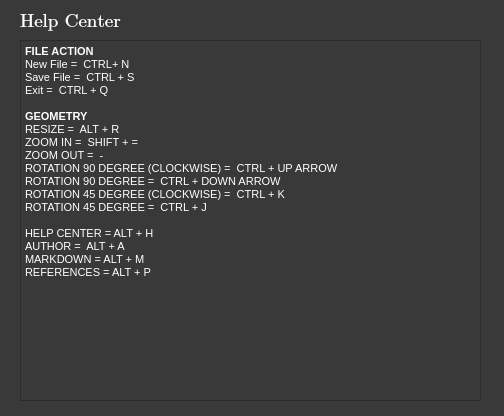
<?xml version="1.0" encoding="UTF-8"?>
<ui version="4.0">
 <class>HelpCenter</class>
 <widget class="QWidget" name="HelpCenter">
  <property name="geometry">
   <rect>
    <x>0</x>
    <y>0</y>
    <width>504</width>
    <height>416</height>
   </rect>
  </property>
  <property name="windowTitle">
   <string>Help Center</string>
  </property>
  <property name="windowIcon">
   <iconset>
    <normaloff>../component/window/question.png</normaloff>../component/window/question.png</iconset>
  </property>
  <property name="styleSheet">
   <string notr="true">color: rgb(255, 255, 255);
background-color: rgb(57, 57, 57);</string>
  </property>
  <widget class="QTextEdit" name="textEdit">
   <property name="geometry">
    <rect>
     <x>20</x>
     <y>40</y>
     <width>461</width>
     <height>361</height>
    </rect>
   </property>
   <property name="html">
    <string>&lt;!DOCTYPE HTML PUBLIC &quot;-//W3C//DTD HTML 4.0//EN&quot; &quot;http://www.w3.org/TR/REC-html40/strict.dtd&quot;&gt;
&lt;html&gt;&lt;head&gt;&lt;meta name=&quot;qrichtext&quot; content=&quot;1&quot; /&gt;&lt;style type=&quot;text/css&quot;&gt;
p, li { white-space: pre-wrap; }
&lt;/style&gt;&lt;/head&gt;&lt;body style=&quot; font-family:'MS Shell Dlg 2'; font-size:8.25pt; font-weight:400; font-style:normal;&quot;&gt;
&lt;p style=&quot; margin-top:0px; margin-bottom:0px; margin-left:0px; margin-right:0px; -qt-block-indent:0; text-indent:0px;&quot;&gt;&lt;span style=&quot; font-weight:600;&quot;&gt;FILE ACTION&lt;/span&gt;&lt;/p&gt;
&lt;p style=&quot; margin-top:0px; margin-bottom:0px; margin-left:0px; margin-right:0px; -qt-block-indent:0; text-indent:0px;&quot;&gt;New File =  CTRL+ N&lt;/p&gt;
&lt;p style=&quot; margin-top:0px; margin-bottom:0px; margin-left:0px; margin-right:0px; -qt-block-indent:0; text-indent:0px;&quot;&gt;Save File =  CTRL + S&lt;/p&gt;
&lt;p style=&quot; margin-top:0px; margin-bottom:0px; margin-left:0px; margin-right:0px; -qt-block-indent:0; text-indent:0px;&quot;&gt;Exit =  CTRL + Q&lt;/p&gt;
&lt;p style=&quot;-qt-paragraph-type:empty; margin-top:0px; margin-bottom:0px; margin-left:0px; margin-right:0px; -qt-block-indent:0; text-indent:0px;&quot;&gt;&lt;br /&gt;&lt;/p&gt;
&lt;p style=&quot; margin-top:0px; margin-bottom:0px; margin-left:0px; margin-right:0px; -qt-block-indent:0; text-indent:0px;&quot;&gt;&lt;span style=&quot; font-weight:600;&quot;&gt;GEOMETRY&lt;/span&gt;&lt;/p&gt;
&lt;p style=&quot; margin-top:0px; margin-bottom:0px; margin-left:0px; margin-right:0px; -qt-block-indent:0; text-indent:0px;&quot;&gt;RESIZE =  ALT + R&lt;/p&gt;
&lt;p style=&quot; margin-top:0px; margin-bottom:0px; margin-left:0px; margin-right:0px; -qt-block-indent:0; text-indent:0px;&quot;&gt;ZOOM IN =  SHIFT + =&lt;/p&gt;
&lt;p style=&quot; margin-top:0px; margin-bottom:0px; margin-left:0px; margin-right:0px; -qt-block-indent:0; text-indent:0px;&quot;&gt;ZOOM OUT =  -&lt;/p&gt;
&lt;p style=&quot; margin-top:0px; margin-bottom:0px; margin-left:0px; margin-right:0px; -qt-block-indent:0; text-indent:0px;&quot;&gt;ROTATION 90 DEGREE (CLOCKWISE) =  CTRL + UP ARROW&lt;/p&gt;
&lt;p style=&quot; margin-top:0px; margin-bottom:0px; margin-left:0px; margin-right:0px; -qt-block-indent:0; text-indent:0px;&quot;&gt;ROTATION 90 DEGREE =  CTRL + DOWN ARROW&lt;/p&gt;
&lt;p style=&quot; margin-top:0px; margin-bottom:0px; margin-left:0px; margin-right:0px; -qt-block-indent:0; text-indent:0px;&quot;&gt;ROTATION 45 DEGREE (CLOCKWISE) =  CTRL + K&lt;/p&gt;
&lt;p style=&quot; margin-top:0px; margin-bottom:0px; margin-left:0px; margin-right:0px; -qt-block-indent:0; text-indent:0px;&quot;&gt;ROTATION 45 DEGREE =  CTRL + J&lt;/p&gt;
&lt;p style=&quot;-qt-paragraph-type:empty; margin-top:0px; margin-bottom:0px; margin-left:0px; margin-right:0px; -qt-block-indent:0; text-indent:0px;&quot;&gt;&lt;br /&gt;&lt;/p&gt;
&lt;p style=&quot; margin-top:0px; margin-bottom:0px; margin-left:0px; margin-right:0px; -qt-block-indent:0; text-indent:0px;&quot;&gt;HELP CENTER = ALT + H&lt;/p&gt;
&lt;p style=&quot; margin-top:0px; margin-bottom:0px; margin-left:0px; margin-right:0px; -qt-block-indent:0; text-indent:0px;&quot;&gt;AUTHOR =  ALT + A&lt;/p&gt;
&lt;p style=&quot; margin-top:0px; margin-bottom:0px; margin-left:0px; margin-right:0px; -qt-block-indent:0; text-indent:0px;&quot;&gt;MARKDOWN = ALT + M&lt;/p&gt;
&lt;p style=&quot; margin-top:0px; margin-bottom:0px; margin-left:0px; margin-right:0px; -qt-block-indent:0; text-indent:0px;&quot;&gt;REFERENCES = ALT + P&lt;/p&gt;
&lt;p style=&quot;-qt-paragraph-type:empty; margin-top:0px; margin-bottom:0px; margin-left:0px; margin-right:0px; -qt-block-indent:0; text-indent:0px;&quot;&gt;&lt;br /&gt;&lt;/p&gt;&lt;/body&gt;&lt;/html&gt;</string>
   </property>
  </widget>
  <widget class="QLabel" name="label">
   <property name="geometry">
    <rect>
     <x>20</x>
     <y>10</y>
     <width>151</width>
     <height>21</height>
    </rect>
   </property>
   <property name="font">
    <font>
     <family>Cambria Math</family>
     <pointsize>14</pointsize>
    </font>
   </property>
   <property name="text">
    <string>Help Center</string>
   </property>
  </widget>
 </widget>
 <resources/>
 <connections/>
</ui>
